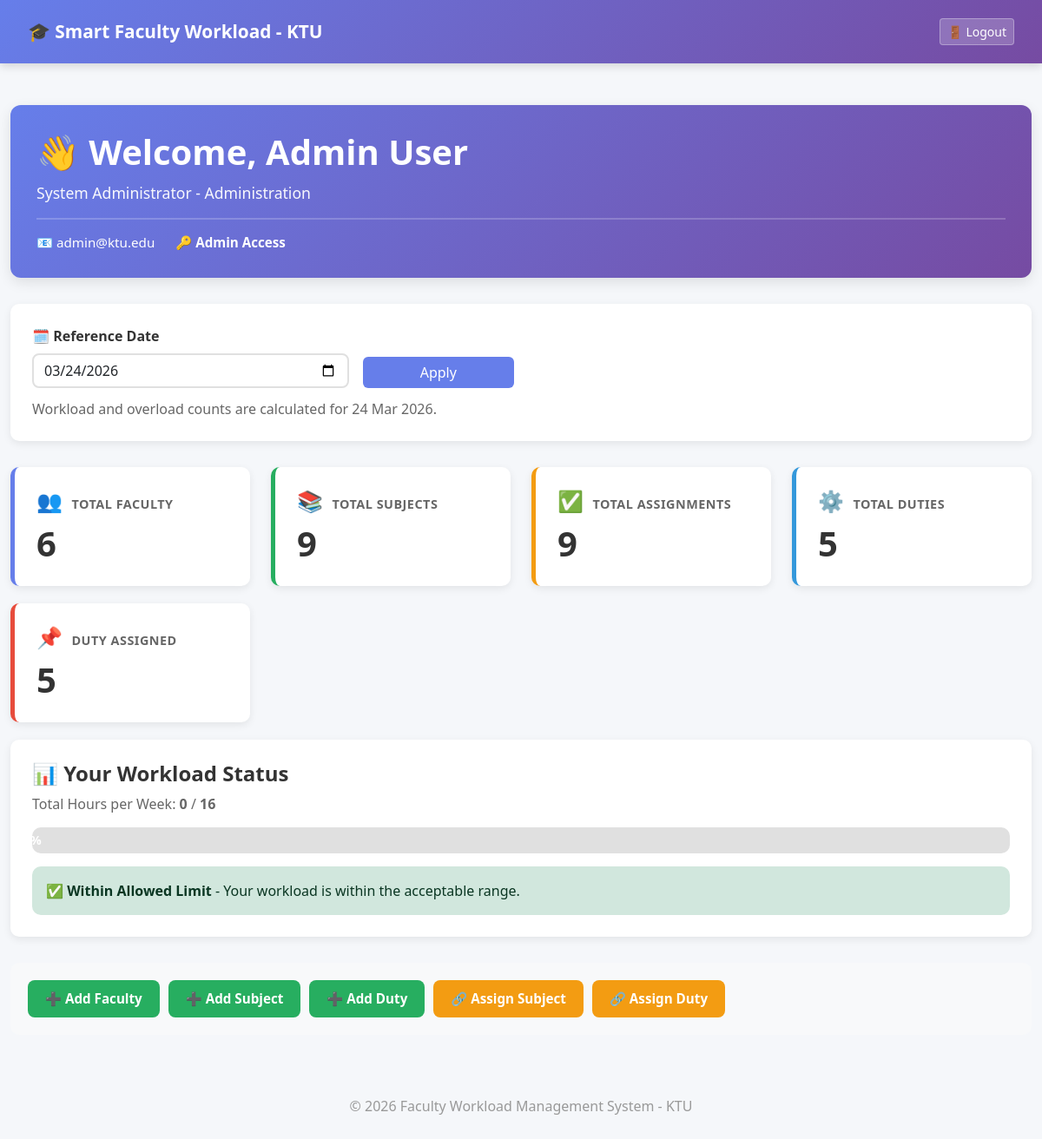
Before: /dashboard (signed in) with the older database file.
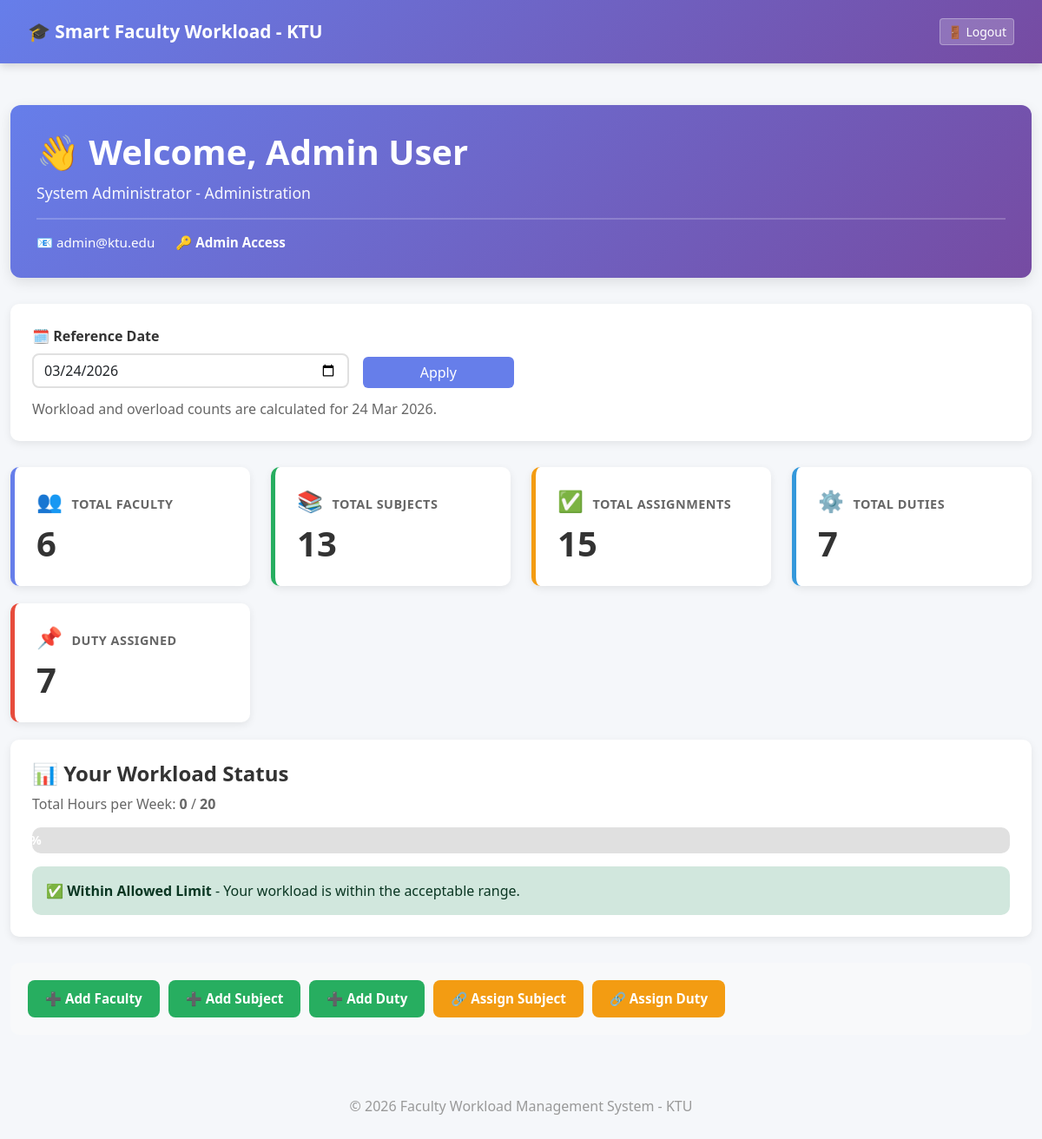
After: the same page with the newer database file.
### app/models.py (models this page shows, shortened)
class Faculty(UserMixin, db.Model):
    id = db.Column(db.Integer, primary_key=True)
    name = db.Column(db.String(100), nullable=False)
    department = db.Column(db.String(100), nullable=False)
    designation = db.Column(db.String(50), nullable=False)
    email = db.Column(db.String(120), unique=True, nullable=False)
    password_hash = db.Column(db.String(200), nullable=False)
    max_workload = db.Column(db.Integer, default=20)
    role = db.Column(db.String(20), default="faculty")
    assignments = db.relationship(
        'Assignment',
        backref='faculty',
        lazy=True,
        cascade="all, delete-orphan"
    )
    duties = db.relationship(
        'AdditionalDuty',
        backref='faculty',
        lazy=True,
        cascade="all, delete-orphan"
    )
    timetables = db.relationship(
        'Timetable',
        backref='faculty_obj',
        lazy=True,
        cascade="all, delete-orphan"
    )
    def get_active_duties(self, reference_date=None):
        return [
            d for d in self.duties
            if d.faculty_id == self.id and d.is_active(reference_date)
        ]
    def calculate_teaching_hours(self):
        return sum([a.subject.hours_per_week for a in self.assignments])
    def calculate_duty_hours(self, reference_date=None):
        return sum([d.hours for d in self.get_active_duties(reference_date)])
    def calculate_total_workload(self, reference_date=None):
        teaching_hours = self.calculate_teaching_hours()
        duty_hours = self.calculate_duty_hours(reference_date)
        return teaching_hours + duty_hours

### app/routes.py (the view, shortened to what this page needs)
@main.route('/dashboard')
@login_required
def dashboard():
    selected_year = request.args.get('academic_year', None)
    reference_date = get_reference_date()
    if current_user.role == "admin":
        total_load = current_user.calculate_total_workload(reference_date)
        assignments = current_user.assignments
        total_faculty = Faculty.query.count()
        total_subjects = Subject.query.count()
        total_assignments = Assignment.query.count()
        total_duties = AdditionalDuty.query.count()
        assigned_duty_count = AdditionalDuty.query.filter(AdditionalDuty.faculty_id.isnot(None)).count()
        overloaded_faculty = []
        for faculty in Faculty.query.all():
            total_workload = faculty.calculate_total_workload(reference_date)
        overloaded_faculty_names = ",".join(item['name'] for item in overloaded_faculty)
        return render_template(
            "dashboard.html",
            reference_date=reference_date,
            total_load=total_load,
            assignments=assignments,
            total_faculty=total_faculty,
            total_subjects=total_subjects,
            total_assignments=total_assignments,
            total_duties=total_duties,
            assigned_duty_count=assigned_duty_count,
            overloaded_faculty=overloaded_faculty,
            overloaded_faculty_names=overloaded_faculty_names
        )

### app/__init__.py (called while the page is built)
def create_app():
    app = Flask(__name__)
    app.config.from_object(Config)
    db.init_app(app)
    login_manager.init_app(app)
    from app.routes import main
    app.register_blueprint(main)
    from app.models import Faculty
    @login_manager.user_loader
    def load_user(user_id):
        return Faculty.query.get(int(user_id))
    return app

### app/models.py (called while the page is built)
    def is_active(self, reference_date=None):
        target_date = reference_date or datetime.utcnow().date()
        return self.start_date <= target_date <= self.end_date

### app/routes.py (called while the page is built)
def get_reference_date():
    requested_date = request.args.get('reference_date')
    try:
        return datetime.strptime(requested_date, '%Y-%m-%d').date() if requested_date else datetime.utcnow().date()
    except ValueError:
        return datetime.utcnow().date()

### app/templates/dashboard.html (shortened to what the changed rows need)
{% extends "base.html" %}
{% block content %}
<div class="dashboard-header">
    <h1>👋 Welcome, {{ current_user.name }}</h1>
    <p>{{ current_user.designation }} - {{ current_user.department }}</p>
    <div class="user-info">
        <span>📧 {{ current_user.email }}</span>
        {% if current_user.role == "admin" %}
        <span style="margin-left: 20px;">🔑 <strong>Admin Access</strong></span>
        {% endif %}
    </div>
</div>
{% if current_user.role == "admin" %}
<div class="workload-card">
    <form method="GET" class="row g-3 align-items-end">
        <div class="col-md-4">
            <label for="referenceDate" class="form-label"><strong>🗓️ Reference Date</strong></label>
            <input type="date" class="form-control" id="referenceDate" name="reference_date" value="{{ reference_date.strftime('%Y-%m-%d') }}">
        </div>
        <div class="col-md-2">
            <button type="submit" class="btn btn-primary w-100">Apply</button>
        </div>
    </form>
    <p style="color: #666; margin: 12px 0 0 0;">Workload and overload counts are calculated for {{ reference_date.strftime('%d %b %Y') }}.</p>
</div>
<div class="row">
    <div class="col-md-6 col-lg-3">
        <a href="/faculty-list" class="stat-card stat-card-primary">
            <h5><span class="stat-icon">👥</span>Total Faculty</h5>
            <h3>{{ total_faculty }}</h3>
        </a>
    </div>
    <div class="col-md-6 col-lg-3">
        <a href="/subject-list" class="stat-card stat-card-success">
            <h5><span class="stat-icon">📚</span>Total Subjects</h5>
            <h3>{{ total_subjects }}</h3>
        </a>
    </div>
    <div class="col-md-6 col-lg-3">
        <a href="/assignment-list" class="stat-card stat-card-warning">
            <h5><span class="stat-icon">✅</span>Total Assignments</h5>
            <h3>{{ total_assignments }}</h3>
        </a>
    </div>
    <div class="col-md-6 col-lg-3">
        <a href="/duty-list" class="stat-card stat-card-info">
            <h5><span class="stat-icon">⚙️</span>Total Duties</h5>
            <h3>{{ total_duties }}</h3>
        </a>
    </div>
    <div class="col-md-6 col-lg-3">
        <a href="{{ url_for('main.duty_assigned_list') }}" class="stat-card stat-card-danger">
            <h5><span class="stat-icon">📌</span>Duty Assigned</h5>
            <h3>{{ assigned_duty_count }}</h3>
        </a>
    </div>
</div>
<div class="workload-card">
    <h4>📊 Your Workload Status</h4>
    <p style="color: #666; margin-bottom: 15px;">Total Hours per Week: <strong>{{ total_load }}</strong> / <strong>{{ current_user.max_workload }}</strong></p>
    <div class="workload-bar">
        {% set percentage = (total_load / current_user.max_workload * 100) if current_user.max_workload > 0 else 0 %}
        {% set capped_percentage = percentage if percentage <= 100 else 100 %}
        {% if percentage > 100 %}
            <div class="workload-fill" style="width: 100%; background: linear-gradient(90deg, #e74c3c 0%, #c0392b 100%);">
                {{ "%.0f"|format(percentage) }}%
            </div>
        {% elif percentage > 80 %}
            <div class="workload-fill" style="width: {{ capped_percentage }}%; background: linear-gradient(90deg, #f39c12 0%, #e67e22 100%);">
                {{ "%.0f"|format(percentage) }}%
            </div>
        {% else %}
            <div class="workload-fill" style="width: {{ capped_percentage }}%; background: linear-gradient(90deg, #27ae60 0%, #229954 100%);">
                {{ "%.0f"|format(percentage) }}%
            </div>
        {% endif %}
    </div>
    <div>
        {% if total_load > current_user.max_workload %}
            <div class="alert alert-danger" style="margin: 0;">
                ⚠️ <strong>Workload Exceeded!</strong> You have exceeded your maximum workload limit.
            </div>
        {% else %}
            <div class="alert alert-success" style="margin: 0;">
                ✅ <strong>Within Allowed Limit</strong> - Your workload is within the acceptable range.
            </div>
        {% endif %}
    </div>
</div>
<div class="action-buttons">
    <a href="/add-faculty" class="action-button btn-add">➕ Add Faculty</a>
    <a href="/add-subject" class="action-button btn-add">➕ Add Subject</a>
    <a href="/add-duty" class="action-button btn-add">➕ Add Duty</a>
    <a href="/assign-subject" class="action-button btn-assign">🔗 Assign Subject</a>
    <a href="/assign-duty" class="action-button btn-assign">🔗 Assign Duty</a>
</div>
{% endif %}
{% endblock %}

Changed rows visible on the page:
changed Faculty "Admin User": max_workload "16" → "20"
Other visible differences:
{{ total_subjects }}: "9" → "13"
{{ total_assignments }}: "9" → "15"
{{ total_duties }}: "5" → "7"
{{ assigned_duty_count }}: "5" → "7"
